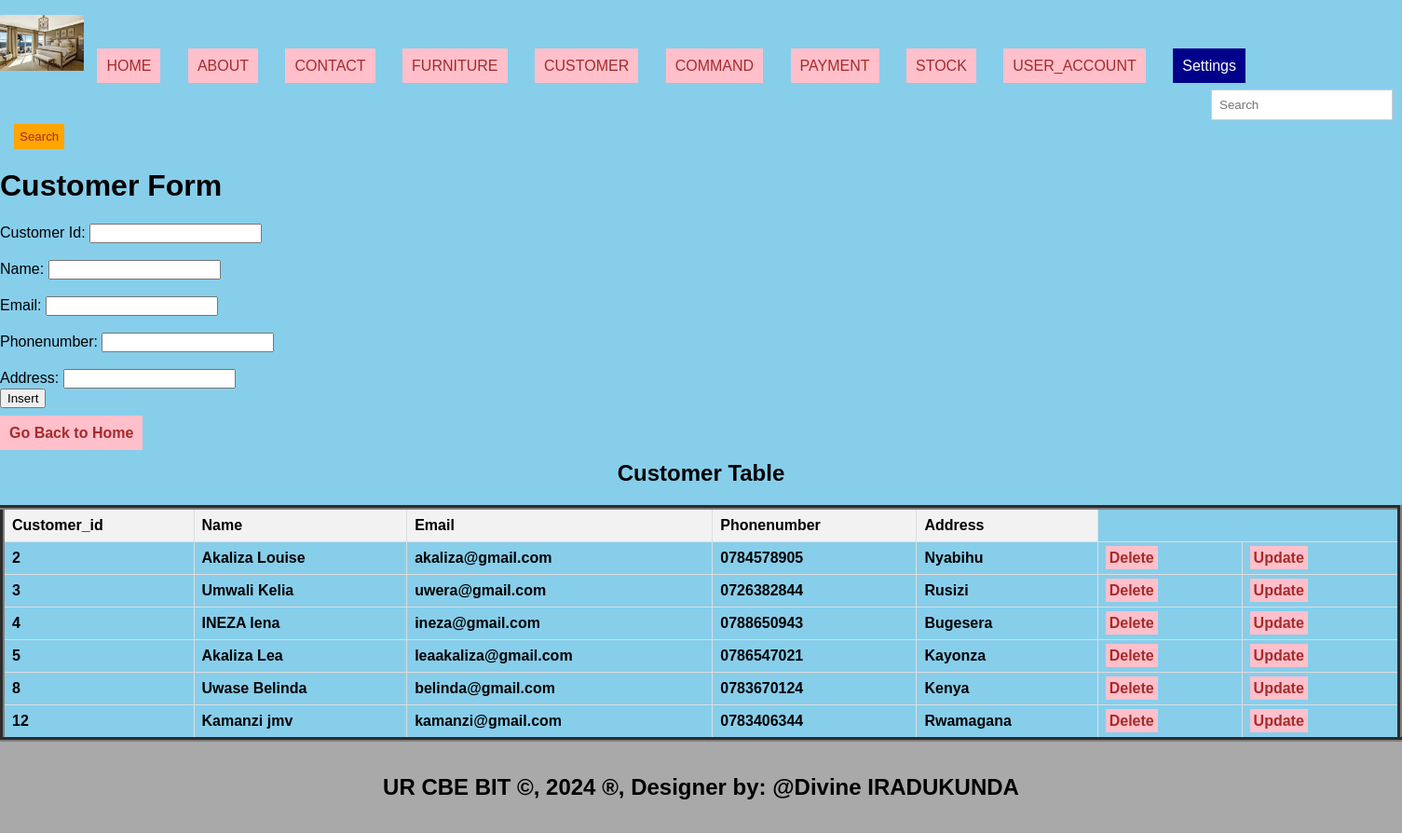
/customer.php, run on the app's committed database.
### tables this page shows
CREATE TABLE `customer` (
  `Customer_id` int(10) NOT NULL,
  `Name` varchar(30) DEFAULT NULL,
  `Email` varchar(35) DEFAULT NULL,
  `Phonenumber` varchar(15) DEFAULT NULL,
  `Address` varchar(25) DEFAULT NULL
);

### customer.php (the view, shortened to what this page needs)
<!DOCTYPE html>
<html>
<head>
  <link rel="stylesheet" type="text/css" href="style.css" title="style 1" media="screen, tv, projection, handheld, print"/>
</head>
<body bgcolor="skyblue">
         <ul style="list-style-type: none; padding: 0;">
    <li style="display: inline; margin-right: 10px;">
    <img src="./Images/bedroom.jpg" width="90" height="60" alt="Logo">
  </li>
    <li style="display: inline; margin-right: 10px;"><a href="./home.html">HOME</a>
  </li>
    <li style="display: inline; margin-right: 10px;"><a href="./about.html">ABOUT</a>
  </li>
    <li style="display: inline; margin-right: 10px;"><a href="./contact.html">CONTACT</a>
  </li>
    <li style="display: inline; margin-right: 10px;"><a href="./furniture.php">FURNITURE</a>
  </li>
    <li style="display: inline; margin-right: 10px;"><a href="./customer.php">CUSTOMER</a>
  </li>
    <li style="display: inline; margin-right: 10px;"><a href="./command.php">COMMAND</a>
  </li>
    <li style="display: inline; margin-right: 10px;"><a href="./payment.php">PAYMENT</a>
  </li>
    <li style="display: inline; margin-right: 10px;"><a href="./stock.php">STOCK</a>
  </li>
    <li style="display: inline; margin-right: 10px;"><a href="./user_account.php">USER_ACCOUNT</a>
  </li>
    <li class="dropdown" style="display: inline; margin-right: 10px;">
      <a href="#" style="padding: 10px; color: white; background-color: darkblue; text-decoration: none; margin-right: 15px;">Settings</a>
    </li>
  </ul>
    <form class="d-flex" role="search" action="search.php">
    <input class="form-control me-2" type="search" placeholder="Search" aria-label="Search">
    <button class="btn btn-outline-success" type="submit">Search</button>
  </form>
    <h1>Customer Form</h1>
<form method="post" action="customer.php">
<label for="custid">Customer Id:</label>
<input type="number" id="custid" name="custid" required><br><br>
<label for="name">Name:</label>
<input type="text" id="name" name="name" required><br><br>
<label for="email">Email:</label>
<input type="email" id="email" name="email" required><br><br>
<label for="phonenumber">Phonenumber:</label>
<input type="text" id="phonenumber" name="phonenumber" required><br><br>
<label for="address">Address:</label>
<input type="text" id="address" name="address" required><br><b>
<input type="submit" name="add" value="Insert"><br><br>
<a href="./home.html">Go Back to Home</a>
<!DOCTYPE html>
<html>
<head>
</head>
<body>
    <center><h2>Customer Table</h2></center>
    <table border="5">
        <tr>
            <th>Customer_id</th>
            <th>Name</th>
            <th>Email</th>
            <th>Phonenumber</th>
            <th>Address</th>
        </tr>
        <?php
        $host = "localhost";
        $user = "root";
        $pass = "";
        $database = "onlinesalesfurniture";
        $connection = new mysqli($host, $user, $pass, $database);
        $sql = "SELECT * FROM customer";
        $result = $connection->query($sql);
        if ($result->num_rows > 0) {
            while ($row = $result->fetch_assoc()) {
                $custid = $row['Customer_id'];
                echo "<tr>
                    <td>" . $row['Customer_id'] . "</td>
                    <td>" . $row['Name'] . "</td>
                    <td>" . $row['Email'] . "</td>
                    <td>" . $row['Phonenumber'] . "</td>
                    <td>" . $row['Address'] . "</td>
                    <td><a style='padding:4px' href='custdelete.php?Customer_id=$custid'>Delete</a></td>
                    <td><a style='padding:4px' href='custupdate.php?Customer_id=$custid'>Update</a></td>
                </tr>";
            }
        } else {
            echo "<tr><td colspan='6'>No data found</td></tr>";
        }
        ?>
    </table>
</body>
<footer>
  <center>
    <b><h2>UR CBE BIT &copy, 2024 &reg, Designer by: @Divine IRADUKUNDA</h2></b>
  </center>
</footer>
</body>
</html>

### style.css (style rules this page uses)
body { font-family: Arial, sans-serif; margin: 0; padding: 0; }
.form-control { padding: 8px; margin-left: 4px; border: 1px solid #ccc; }
.btn { padding: 6px; background-color: orange; color: brown; border: none; }
.dropdown { position: relative; display: inline; margin-right: 10px; }
body { font-family: Arial,sans-serif; margin:0; padding:0; }
.dropdown { position: right; display:right; direction:rtl; }
footer { text-align: center; padding: 15px; background-color:darkgray; }

### customer.php (style rules this page uses)
a { padding: 10px; color: white; background-color: pink; text-decoration: none; margin-right: 15px; }
a:link { color: brown; }
button.btn { margin-left: 15px; margin-top: 4px; }
input.form-control { margin-left: 1300px; padding: 8px; }
table { width: 100%; border-collapse: collapse; }
th, td { border: 1px solid #ddd; padding: 8px; text-align: left; }
th { background-color: #f2f2f2; }

### data on the page
customer: Customer_id "2", Name "Akaliza Louise", Email "akaliza@gmail.com", Phonenumber "0784578905", Address "Nyabihu"
customer: Customer_id "3", Name "Umwali Kelia", Email "uwera@gmail.com", Phonenumber "0726382844", Address "Rusizi"
customer: Customer_id "4", Name "INEZA lena", Email "ineza@gmail.com", Phonenumber "0788650943", Address "Bugesera"
customer: Customer_id "5", Name "Akaliza Lea", Email "leaakaliza@gmail.com", Phonenumber "0786547021", Address "Kayonza"
customer: Customer_id "8", Name "Uwase Belinda", Email "belinda@gmail.com", Phonenumber "0783670124", Address "Kenya"
customer: Customer_id "12", Name "Kamanzi jmv", Email "kamanzi@gmail.com", Phonenumber "0783406344", Address "Rwamagana"
